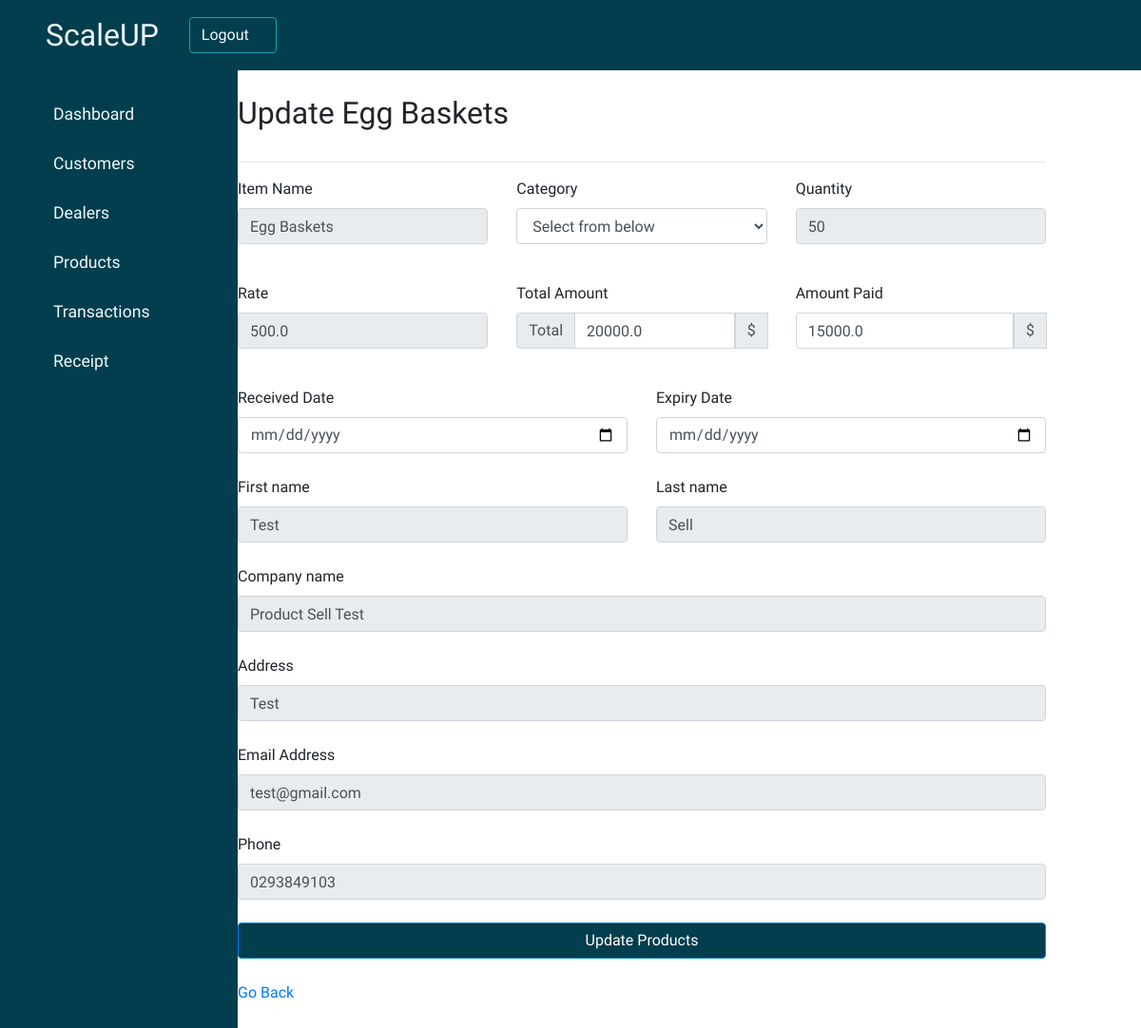
The app's page /updateCustomer/10, older data.
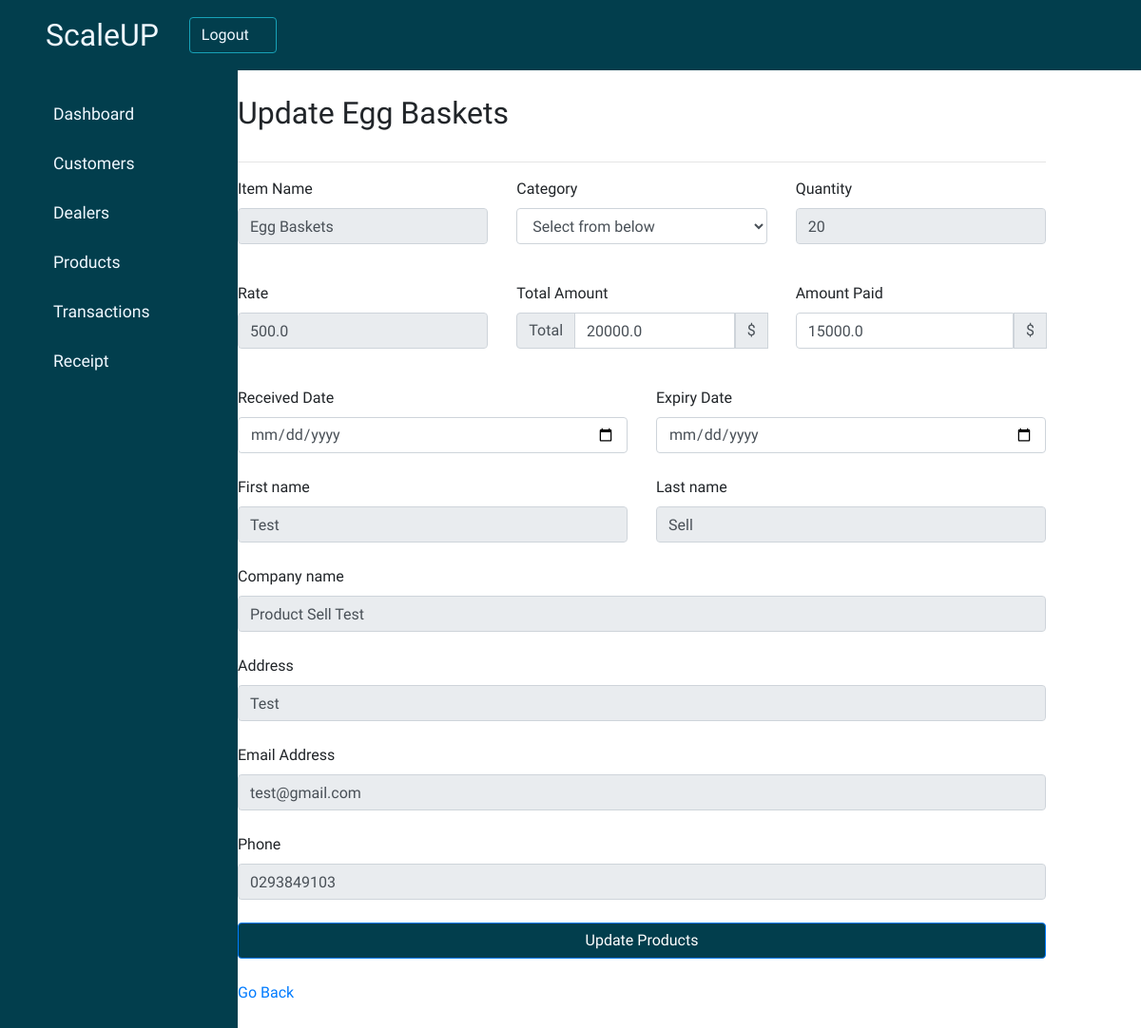
The same page, newer data.
### productmanagement/models.py (models this page shows, shortened)
class CustomerTransaction(models.Model):
    customer = models.ForeignKey(Customer, on_delete=models.CASCADE, blank=True, null=True)
    product = models.ForeignKey(Products, on_delete=models.CASCADE, blank=True, null=True)
    quantity = models.IntegerField()
    total_amount = models.FloatField(blank=True, null=True)
    paid_amount = models.FloatField(blank=True, null=True)
    remaining_due = models.FloatField(blank=True, null=True)
    date = models.DateField(auto_now_add=False, auto_now=True)

class Products(models.Model):
        item_name = models.CharField(max_length=50, blank=True, null=True)
        category = models.CharField(max_length=50, blank=True, null=True)
        quantity = models.IntegerField(default='0', blank=True, null=True)
        rate = models.FloatField(blank=False,null=False)
        amount = models.FloatField(blank=False,null=False)
        receive_quantity = models.IntegerField(default='0', blank=True, null=True)
        received_date = models.DateField(blank=True, null=True)
        expiry_date = models.DateField(blank=True, null=True)
        dealer = models.ManyToManyField(Dealers, blank=True, null=True)
        customer = models.ManyToManyField(Customer, blank=True, null=True)
        issue_quantity = models.IntegerField(default='0', blank=True, null=True)
        reorder_level = models.IntegerField(default='0', blank=True, null=True)
        last_updated = models.DateField(auto_now_add=False, auto_now=True)

### CustomerManagement/models.py (models this page shows, shortened)
class Customer(models.Model):
    firstname = models.CharField(max_length=100)
    lastname = models.CharField(max_length=100)
    company = models.CharField(max_length=100, blank=True, null=True)
    address = models.CharField(max_length=100)
    email_address = models.EmailField(max_length=254)
    phone = PhoneNumberField()
    added_date = models.DateField(blank=True, null=True)

### productmanagement/views.py (the view)
# urls.py: path('updateCustomer/<str:id>', views.update_customer, name="update_customer"),
def update_customer(request, id):
    customerset = CustomerTransaction.objects.get(id=id)
    context={
        "customerset": customerset
    }
    return render(request, "update_transaction_c.htm", context)

### productmanagement/templates/update_transaction_c.htm (shortened to what the changed rows need)
{% extends "customer_management/base.htm"%}
{% block content%}
<div class="main-content" style="padding-left: 15%;">
    <header class="header">
        <div class="header-title">
            <h2>
                <label>
                    Update {{customerset.product.item_name}}
                </label>
            </h2>
        </div>
    </header>
    <div class="content-form">
      <form action="{% url 'productmanagement:update_customer_transaction' customerset.id %}" method="POST">
        <div class="row mb-4">
          <div class="col">
            <div class="form-outline">
              <label class="form-label" for="form6Example2">Item Name</label>
              <input type="text" id="form6Example2" class="form-control"  name="item" value="{{customerset.product.item_name}}" readonly/>
            </div>
          </div>
          <div class="col">
            <div class="form-group">
              <label class="form-label" for="form6Example1">Category</label>
              <select class="form-control"  name="category"value="{{customerset.product.category}}" >
                <option>Select from below</option>
              </select>
            </div>
          </div>
          <div class="col">
            <div class="form-outline">
              <label class="form-label" for="form6Example3">Quantity</label>
              <input type="number" id="quantity" class="form-control"  name="quantity" value="{{customerset.product.quantity}}" readonly/>
            </div>
          </div>
        </div>
        <div class="row mb-4">
            <div class="col">
              <div class="form-outline">
                <label class="form-label" for="form6Example3">Rate</label>
                <input type="number" id="rate" class="form-control"  name="rate" value="{{customerset.product.rate}}" readonly/>
              </div>
            </div>
            <div class="col">
              <div class="form-outline">
                <div class="input-group mb-3">
                  <div class="input-group-prepend">
                    <button id="total-btn" type="button" class="input-group-text" onclick="calculate()">Total</button>
                  </div>
                  <input type="text" id="amount" class="form-control"  name="amount" value="{{customerset.total_amount}}" />
                  <div class="input-group-prepend">
                    <span class="input-group-text">$</span>
                  </div>
                </div>
              </div>
            </div>
            <div class="col" id="paid-amount">
              <div class="form-outline">
                <div class="input-group mb-3">
                  <input type="number" id="paid-amount" class="form-control" value="{{customerset.paid_amount}}" name="paid-amount" />
                  <div class="input-group-prepend">
                    <span class="input-group-text">$</span>
                  </div>
                </div>
              </div>
            </div>
        </div>
        <div class="row mb-4">
          <div class="col">
            <div class="form-outline">
              <label class="form-label" for="form6Example4">Expiry Date</label>
              <input type="date" id="form6Example4" class="form-control" value="{{customerset.product.expiry_date}}"  name="expdate" />
            </div>
          </div>
        </div>
        <div id="dealer-info">
          <div class="row mb-4">
            <div class="col">
              <div class="form-outline">
                <label class="form-label" for="form6Example1">First name</label>
                <input type="text" id="form6Example1" class="form-control" value="{{customerset.customer.firstname}}" name="firstname" readonly/>
              </div>
            </div>
            <div class="col">
              <div class="form-outline">
                <label class="form-label" for="form6Example2">Last name</label>
                <input type="text" id="form6Example2" class="form-control" value="{{customerset.customer.lastname}}" name="lastname" readonly/>
              </div>
            </div>
          </div>
          <div class="form-outline mb-4">
            <label class="form-label" for="form6Example3">Company name</label>
            <input type="text" id="form6Example3" class="form-control" value="{{customerset.customer.company}}"  name="company" readonly/>
          </div>
          <div class="form-outline mb-4">
            <label class="form-label" for="form6Example4">Address</label>
            <input type="text" id="form6Example4" class="form-control" value="{{customerset.customer.address}}"  name="address" readonly/>
          </div>
          <div class="form-outline mb-4">
            <label class="form-label" for="form6Example5">Email Address</label>
            <input type="email" id="form6Example5" class="form-control" value="{{customerset.customer.email_address}}"  name="email_address" readonly/>
          </div>
          <div class="form-outline mb-4">
            <label class="form-label" for="form6Example6">Phone</label>
            <input type="number" id="form6Example6" class="form-control" value="{{customerset.customer.phone}}"  name="phone" readonly/>
          </div>
        </div>
      </form>
    </div>
  </div>
{% endblock %}

Row changes from the older to the newer data that the page shows:
changed CustomerTransaction "Egg Baskets": quantity "50" → "20"
